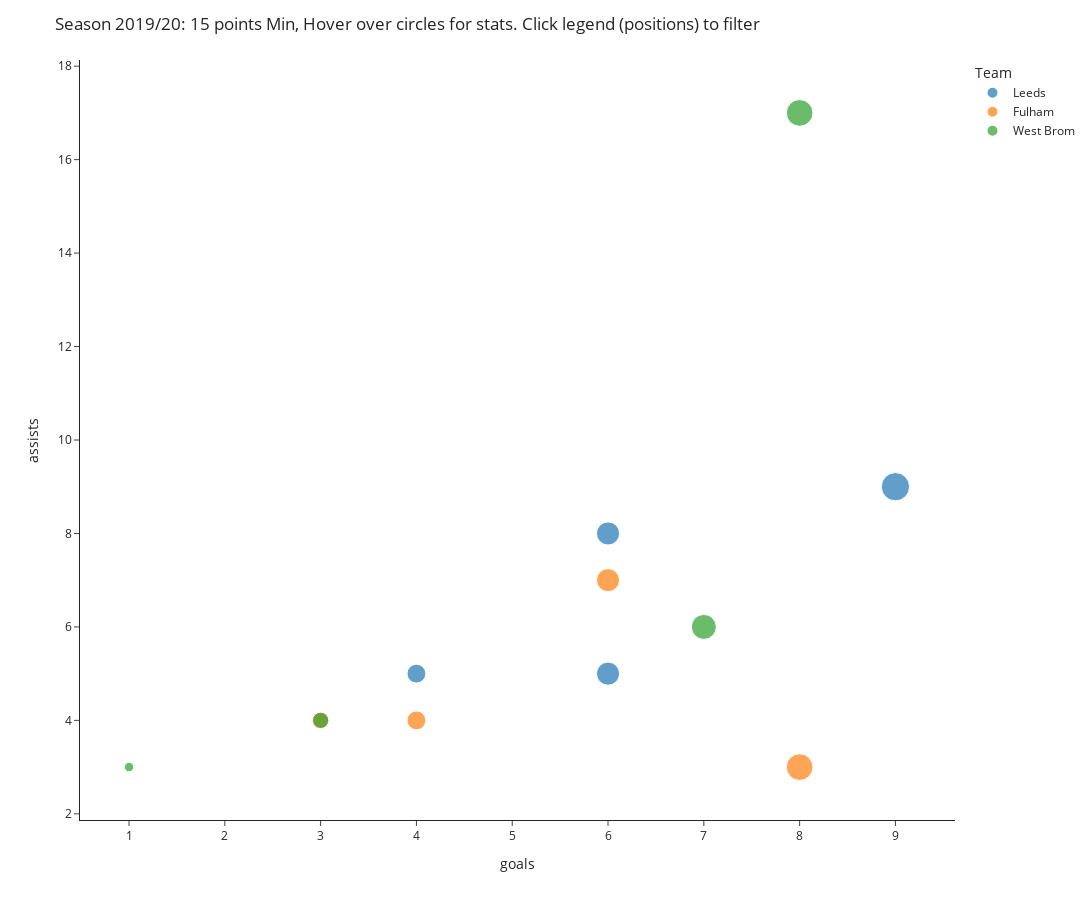

This figure's notebook cell:
### Code cell
import pandas as pd
import plotly.express as px
import plotly.io as pio
#import plotly 
#py.tools.set_credentials_file(username='bitterandstout', api_key='7ClKlxxV3R4OYrOfBEiJ')
pio.templates.default = "simple_white"
#df = px.data.gapminder()
df = pd.read_csv('promoted-sides/promo-mids.csv', encoding='utf-8')
#df = pd.read_csv('gw33/season-2019-through-gw33.csv', encoding='iso-8859-1')

fig = px.scatter(df, x='goals', y='assists',
        width=1200, height=900,
        size=df.goals, color='Team',
            hover_data=['goals','assists', 'shots', 'shots_on_target'],
            hover_name='Name')#, log_x=True, log_y=True)
fig.update_layout(title="Season 2019/20: 15 points Min, Hover over circles for stats. Click legend (positions) to filter ", 
xaxis_title="goals",
xaxis_showgrid=False,
yaxis_title="assists",
yaxis_showgrid=False)
#fig.write_html("promoted-sides/promo-mids.html")
fig.show()

### Figure 1 — Plotly figure (JSON) as saved in the notebook; plotly's stock layout.template omitted (floating-point values rounded to 4 significant figures)
{"data": [{"customdata": [[9, 9, 74, 25], [6, 5, 76, 24], [6, 8, 78, 24], [4, 5, 77, 19]], "hoverlabel": {"namelength": 0}, "hovertemplate": "<b>%{hovertext}</b><br><br>Team=Leeds<br>goals=%{customdata[0]}<br>assists=%{customdata[1]}<br>shots=%{customdata[2]}<br>shots_on_target=%{customdata[3]}", "hovertext": ["Pablo Hernández", "Mateusz Klich", "Jack Harrison", "Hélder Costa"], "legendgroup": "Leeds", "marker": {"color": "#1F77B4", "size": [9, 6, 6, 4], "sizemode": "area", "sizeref": 0.0225, "symbol": "circle"}, "mode": "markers", "name": "Leeds", "showlegend": true, "type": "scatter", "x": [9, 6, 6, 4], "xaxis": "x", "y": [9, 5, 8, 5], "yaxis": "y"}, {"customdata": [[8, 3, 43, 18], [6, 7, 58, 18], [4, 4, 25, 11], [3, 4, 79, 28]], "hoverlabel": {"namelength": 0}, "hovertemplate": "<b>%{hovertext}</b><br><br>Team=Fulham<br>goals=%{customdata[0]}<br>assists=%{customdata[1]}<br>shots=%{customdata[2]}<br>shots_on_target=%{customdata[3]}", "hovertext": ["Tom Cairney", "Ivan Cavaleiro", "Aboubakar Kamara", "Anthony Knockaert"], "legendgroup": "Fulham", "marker": {"color": "#FF7F0E", "size": [8, 6, 4, 3], "sizemode": "area", "sizeref": 0.0225, "symbol": "circle"}, "mode": "markers", "name": "Fulham", "showlegend": true, "type": "scatter", "x": [8, 6, 4, 3], "xaxis": "x", "y": [3, 7, 4, 4], "yaxis": "y"}, {"customdata": [[8, 17, 111, 35], [7, 6, 62, 17], [3, 4, 55, 13], [1, 3, 16, 7]], "hoverlabel": {"namelength": 0}, "hovertemplate": "<b>%{hovertext}</b><br><br>Team=West Brom<br>goals=%{customdata[0]}<br>assists=%{customdata[1]}<br>shots=%{customdata[2]}<br>shots_on_target=%{customdata[3]}", "hovertext": ["Matheus Pereira", "Matt Phillips", "Jake Livermore", "Kamil Grosicki"], "legendgroup": "West Brom", "marker": {"color": "#2CA02C", "size": [8, 7, 3, 1], "sizemode": "area", "sizeref": 0.0225, "symbol": "circle"}, "mode": "markers", "name": "West Brom", "showlegend": true, "type": "scatter", "x": [8, 7, 3, 1], "xaxis": "x", "y": [17, 6, 4, 3], "yaxis": "y"}], "layout": {"height": 900, "legend": {"itemsizing": "constant", "title": {"text": "Team"}, "tracegroupgap": 0}, "margin": {"t": 60}, "title": {"text": "Season 2019/20: 15 points Min, Hover over circles for stats. Click legend (positions) to filter "}, "width": 1200, "xaxis": {"anchor": "y", "domain": [0, 1], "showgrid": false, "title": {"text": "goals"}}, "yaxis": {"anchor": "x", "domain": [0, 1], "showgrid": false, "title": {"text": "assists"}}}}
